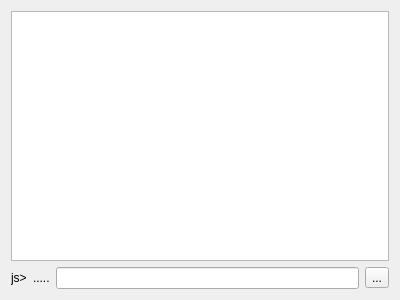
<?xml version="1.0" encoding="UTF-8"?>
<ui version="4.0">
 <class>ShellForm</class>
 <widget class="QWidget" name="ShellForm">
  <property name="geometry">
   <rect>
    <x>0</x>
    <y>0</y>
    <width>400</width>
    <height>300</height>
   </rect>
  </property>
  <property name="windowTitle">
   <string>Shell</string>
  </property>
  <layout class="QVBoxLayout" name="verticalLayout">
   <item>
    <widget class="QPlainTextEdit" name="historyPlainTextEdit">
     <property name="readOnly">
      <bool>true</bool>
     </property>
    </widget>
   </item>
   <item>
    <widget class="QWidget" name="widget" native="true">
     <layout class="QHBoxLayout" name="horizontalLayout">
      <property name="margin">
       <number>0</number>
      </property>
      <item>
       <widget class="QLabel" name="promptLabel">
        <property name="text">
         <string>js&gt;</string>
        </property>
       </widget>
      </item>
      <item>
       <widget class="QLabel" name="promptContinueLabel">
        <property name="text">
         <string>.....</string>
        </property>
       </widget>
      </item>
      <item>
       <widget class="QLineEdit" name="scriptLineEdit"/>
      </item>
      <item>
       <widget class="QToolButton" name="toolButton">
        <property name="text">
         <string>...</string>
        </property>
        <property name="icon">
         <iconset resource="scriptreporteditor.qrc">
          <normaloff>:/images/configure.png</normaloff>:/images/configure.png</iconset>
        </property>
        <property name="popupMode">
         <enum>QToolButton::InstantPopup</enum>
        </property>
       </widget>
      </item>
     </layout>
    </widget>
   </item>
  </layout>
  <action name="resetAction">
   <property name="text">
    <string>Reset</string>
   </property>
   <property name="toolTip">
    <string>Reset the shell</string>
   </property>
  </action>
  <action name="globalEngineAction">
   <property name="checkable">
    <bool>true</bool>
   </property>
   <property name="checked">
    <bool>true</bool>
   </property>
   <property name="text">
    <string>Use global engine</string>
   </property>
   <property name="toolTip">
    <string>Put all members of sr.engine in the global object</string>
   </property>
  </action>
 </widget>
 <tabstops>
  <tabstop>historyPlainTextEdit</tabstop>
  <tabstop>scriptLineEdit</tabstop>
  <tabstop>toolButton</tabstop>
 </tabstops>
 <resources>
  <include location="scriptreporteditor.qrc"/>
 </resources>
 <connections/>
</ui>
